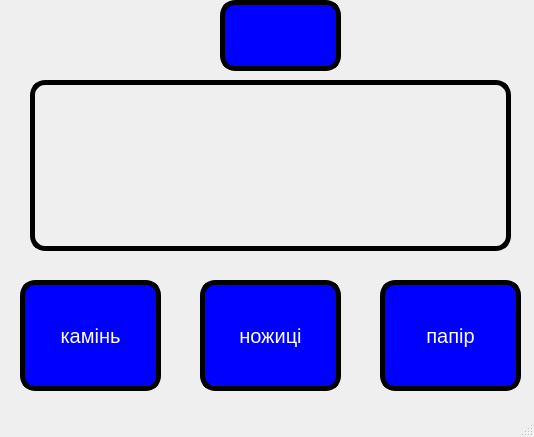
<?xml version="1.0" encoding="UTF-8"?>
<ui version="4.0">
 <class>MainWindow</class>
 <widget class="QMainWindow" name="MainWindow">
  <property name="geometry">
   <rect>
    <x>0</x>
    <y>0</y>
    <width>534</width>
    <height>437</height>
   </rect>
  </property>
  <property name="windowTitle">
   <string>MainWindow</string>
  </property>
  <property name="styleSheet">
   <string notr="true">QPushButton {
color : white;
background-color : blue;
font-size : 20px;
border : 5px solid black;
border-radius : 15
}

QLabel {
font-size : 60px;
border : 5px solid black;
border-radius : 15
}

QPushButton:hover {
color : black;
background-color : white;
font-size : 20px;
border : 5px solid blue;
border-radius : 15
}


</string>
  </property>
  <widget class="QWidget" name="centralwidget">
   <widget class="QPushButton" name="pushButton">
    <property name="geometry">
     <rect>
      <x>20</x>
      <y>280</y>
      <width>141</width>
      <height>111</height>
     </rect>
    </property>
    <property name="styleSheet">
     <string notr="true"/>
    </property>
    <property name="text">
     <string>камінь</string>
    </property>
   </widget>
   <widget class="QPushButton" name="pushButton_2">
    <property name="geometry">
     <rect>
      <x>200</x>
      <y>280</y>
      <width>141</width>
      <height>111</height>
     </rect>
    </property>
    <property name="text">
     <string>ножиці</string>
    </property>
   </widget>
   <widget class="QPushButton" name="pushButton_3">
    <property name="geometry">
     <rect>
      <x>380</x>
      <y>280</y>
      <width>141</width>
      <height>111</height>
     </rect>
    </property>
    <property name="text">
     <string>папір</string>
    </property>
   </widget>
   <widget class="QLabel" name="label">
    <property name="geometry">
     <rect>
      <x>30</x>
      <y>80</y>
      <width>481</width>
      <height>171</height>
     </rect>
    </property>
    <property name="styleSheet">
     <string notr="true"/>
    </property>
    <property name="text">
     <string/>
    </property>
   </widget>
   <widget class="QPushButton" name="pushButton_4">
    <property name="geometry">
     <rect>
      <x>220</x>
      <y>0</y>
      <width>121</width>
      <height>71</height>
     </rect>
    </property>
    <property name="text">
     <string/>
    </property>
   </widget>
  </widget>
  <widget class="QMenuBar" name="menubar">
   <property name="geometry">
    <rect>
     <x>0</x>
     <y>0</y>
     <width>534</width>
     <height>21</height>
    </rect>
   </property>
  </widget>
  <widget class="QStatusBar" name="statusbar"/>
 </widget>
 <resources/>
 <connections/>
</ui>
